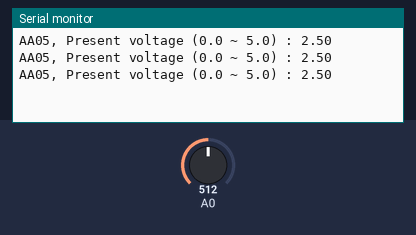
A sketch run on a simulated Arduino Uno, built with avr-gcc and run on an emulated ATmega328P. Parts: the last lines printed to the serial monitor. The test bench sets the inputs (shaded band); at power-on: A0 = 512.

Above: at 1.3 s.
1.4 s: A0 set to 716
At 1.9 s:
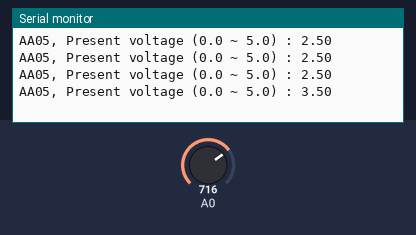
2.9 s: A0 set to 900
At 3.4 s:
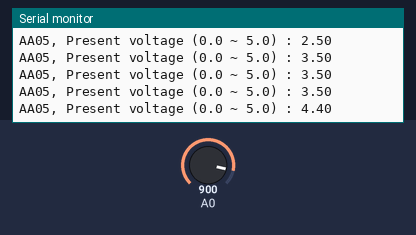
Timing chart, 0 to 5.9 s (numbered marks = the images above; inputs shaded):
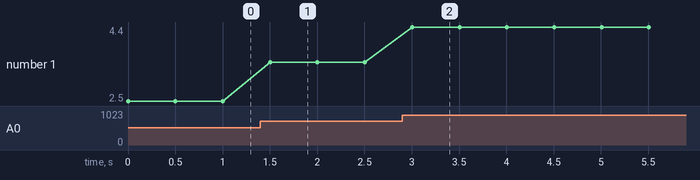

The sketch:

AAnn_AnalogRead_fmap.ino
```cpp
/*
  AnalogReadSerial
  Reads an analog input on pin 0, prints the result to the Serial Monitor.
  Attach the center pin of a potentiometer to pin A0,
  and the outside pins to +5V and ground.
*/
// the setup routine runs once when you press reset:
void setup() {
  // initialize serial communication at 9600 bits per second:
  Serial.begin(9600);
}
// the loop routine runs over and over again forever:
void loop() {
  // read the input on analog pin 0:
  int sensorValue = analogRead(A0);
  //float voltage = map(sensorValue, 0, 1023, 0.0, 5.0);  // map 0~1023 to 0~5
//  float voltage = sensorValue*(5.0/1023.0);
  // print out the value you read:
  Serial.print("AA05, Present voltage (0.0 ~ 5.0) : ");
  float voltage=sensorValue*(5.0/1023.0);
  Serial.println(voltage);
  delay(500);        // delay in between reads for stability
}
float f_map(long x, long in_min, long in_max, float out_min, float out_max)
{

}
```

Measured:
- after the input at 1.4 s, the serial monitor: prints a new line after 0.10 s (image 1)
- after the input at 2.9 s, the serial monitor: prints a new line after 0.10 s (image 2)
- plotted number 1: 2.5 → 3.5 after the input at 1.4 s, 3.5 → 4.4 after the input at 2.9 s
